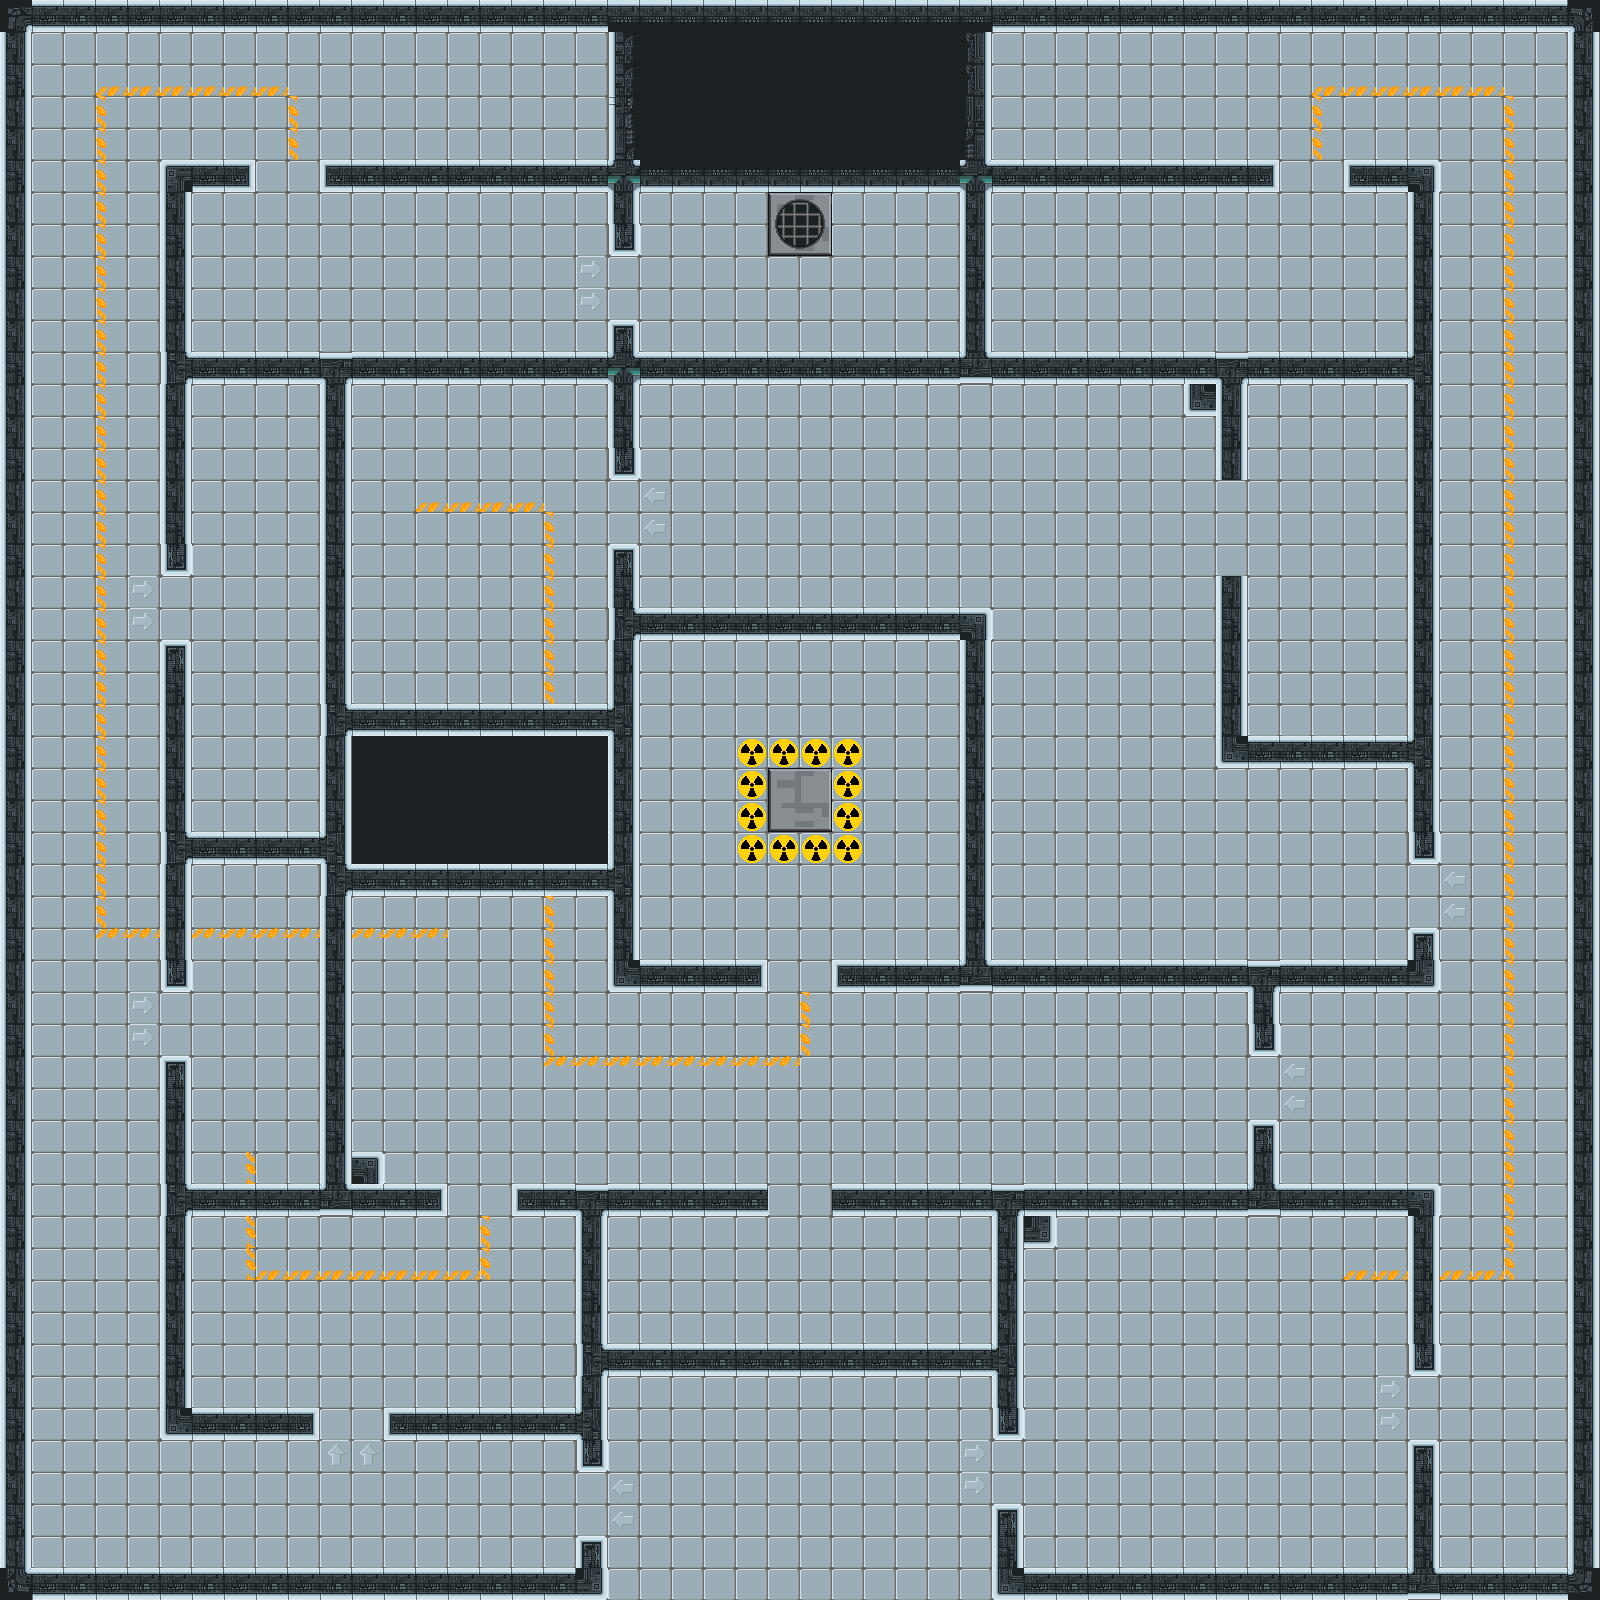

Below is a game level as drawn by its tile map, then a one-line description and the .tmx that defines it (tile-layer data replaced by summaries):
An orthogonal 50x50 tile map with 32x32 px tiles, 6 tile layers (Background, CameraHit, Floor, MapBorder, ...) and 47 objects.

<map version="1.5" tiledversion="1.7.2" orientation="orthogonal" renderorder="right-down" width="50" height="50" tilewidth="32" tileheight="32" infinite="0" nextlayerid="32" nextobjectid="72">
 <tileset firstgid="1" name="Tileset" tilewidth="32" tileheight="32" tilecount="900" columns="30">
  <image source="data/map/tileset.png" width="960" height="960" />
 </tileset>
 <layer id="1" name="Background" width="50" height="50">
  <data>[2500 cells, 2500 non-empty, 1 distinct tile ids]</data>
 </layer>
 <layer id="17" name="CameraHit" width="50" height="50">
  <data>[2500 cells, 39 non-empty, 5 distinct tile ids]</data>
 </layer>
 <layer id="3" name="Floor" width="50" height="50">
  <data>[2500 cells, 2304 non-empty, 5 distinct tile ids]</data>
 </layer>
 <layer id="2" name="MapBorder" width="50" height="50">
  <data>[2500 cells, 196 non-empty, 15 distinct tile ids]</data>
 </layer>
 <layer id="4" name="Walls" width="50" height="50">
  <data>[2500 cells, 442 non-empty, 27 distinct tile ids]</data>
 </layer>
 <layer id="10" name="Decorations" width="50" height="50">
  <data>[2500 cells, 169 non-empty, 16 distinct tile ids]</data>
 </layer>
 <objectgroup id="28" name="OpenDoorsV">
  <object id="55" x="576" y="1472">
   <point />
  </object>
  <object id="56" x="992" y="1440">
   <point />
  </object>
  <object id="57" x="1408" y="1376">
   <point />
  </object>
  <object id="58" x="1248" y="1056">
   <point />
  </object>
  <object id="59" x="1408" y="864">
   <point />
  </object>
  <object id="60" x="608" y="480">
   <point />
  </object>
  <object id="61" x="160" y="576">
   <point />
  </object>
  <object id="62" x="160" y="992">
   <point />
  </object>
  <object id="69" x="1216" y="480">
   <point />
  </object>
 </objectgroup>
 <objectgroup id="27" name="OpenDoorsH">
  <object id="54" x="320" y="1408">
   <point />
  </object>
  <object id="70" x="768" y="1184">
   <point />
  </object>
 </objectgroup>
 <objectgroup id="26" name="HackDoorsH" visible="0">
  <object id="50" x="256" y="160">
   <point />
  </object>
  <object id="51" x="1280" y="160">
   <point />
  </object>
  <object id="52" x="448" y="1184">
   <point />
  </object>
  <object id="53" x="768" y="960">
   <point />
  </object>
 </objectgroup>
 <objectgroup id="25" name="LockedDoorsV" visible="0">
  <object id="48" x="608" y="256">
   <point />
  </object>
 </objectgroup>
 <objectgroup id="22" name="Terminals" visible="0">
  <object id="36" x="448" y="896">
   <point />
  </object>
  <object id="37" x="1280" y="1248">
   <point />
  </object>
  <object id="38" x="224" y="1088">
   <point />
  </object>
  <object id="39" x="352" y="480">
   <point />
  </object>
 </objectgroup>
 <objectgroup id="29" name="Alarms" visible="0">
  <object id="63" x="1184" y="384">
   <point />
  </object>
  <object id="64" x="1024" y="1216">
   <point />
  </object>
  <object id="65" x="352" y="1152">
   <point />
  </object>
 </objectgroup>
 <objectgroup id="21" name="Cameras" visible="0">
  <object id="34" x="32" y="576">
   <point />
  </object>
  <object id="35" x="32" y="1024">
   <point />
  </object>
 </objectgroup>
 <objectgroup id="31" name="EndLevelItem" visible="0">
  <object id="68" x="785" y="785.5">
   <point />
  </object>
 </objectgroup>
 <objectgroup id="20" name="EndPoint" visible="0">
  <object id="26" x="703" y="193">
   <point />
  </object>
 </objectgroup>
 <objectgroup id="16" name="WeaponPickups" visible="0">
  <object id="10" x="800" y="1280">
   <point />
  </object>
  <object id="11" x="1280" y="672">
   <point />
  </object>
  <object id="12" x="1376" y="672">
   <point />
  </object>
  <object id="13" x="256" y="480">
   <point />
  </object>
 </objectgroup>
 <objectgroup id="15" name="HealthPickups" visible="0">
  <object id="7" x="672" y="1280">
   <point />
  </object>
  <object id="8" x="928" y="1280">
   <point />
  </object>
  <object id="9" x="1344" y="448">
   <point />
  </object>
  <object id="14" x="256" y="736">
   <point />
  </object>
 </objectgroup>
 <objectgroup id="30" name="KeyPickups" visible="0">
  <object id="66" x="1056" y="256">
   <point />
  </object>
 </objectgroup>
 <objectgroup id="19" name="GuardPath2" visible="0">
  <object id="27" x="704" y="512">
   <point />
  </object>
  <object id="28" x="1088" y="512">
   <point />
  </object>
  <object id="29" x="1088" y="896">
   <point />
  </object>
  <object id="30" x="1344" y="896">
   <point />
  </object>
 </objectgroup>
 <objectgroup id="14" name="GuardPath1" visible="0">
  <object id="31" x="1504" y="1504">
   <point />
  </object>
  <object id="32" x="1504" y="96">
   <point />
  </object>
  <object id="33" x="1056" y="96">
   <point />
  </object>
 </objectgroup>
 <objectgroup id="13" name="PlayersSpawnPositions" visible="0">
  <object id="1" x="704" y="1536">
   <point />
  </object>
  <object id="2" x="768" y="1536">
   <point />
  </object>
  <object id="3" x="832" y="1536">
   <point />
  </object>
  <object id="4" x="896" y="1536">
   <point />
  </object>
 </objectgroup>
</map>
